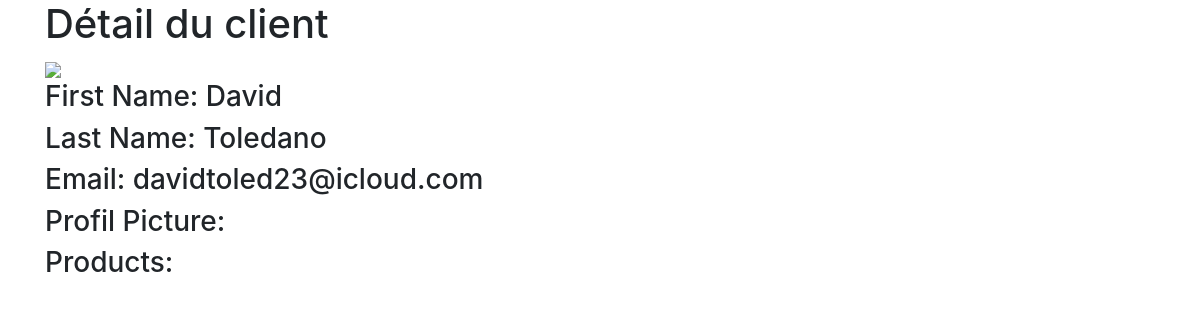
Before: /shop_app/clients/1/ with the older database file.
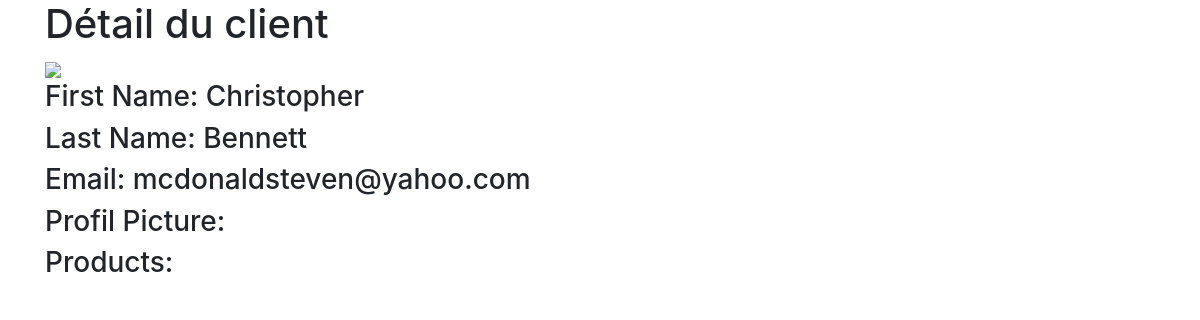
After: the same page with the newer database file.
### shop_app/models.py (models this page shows, shortened)
class Client(models.Model):
	first_name = models.CharField(max_length=264)
	last_name = models.CharField(max_length=264)
	email = models.EmailField(max_length=264)
	password = models.CharField(max_length=264)
	profil_picture = models.ImageField(default="static/images/profil_picture", upload_to='static/images/profil_pictures' )

### shop_app/views.py (the view)
# urls.py: path('clients/<int:client_id>/', views.client, name='client'),
def client(request, client_id):
	client = Client.objects.get(id=client_id)
	return render(request, 'client.html', context={ 'client': client })

### shop_app/templates/client.html (shortened to what this page needs)
<!DOCTYPE html>
{% load staticfiles %}
<html>
<head>
	<link rel="stylesheet" href="https://stackpath.bootstrapcdn.com/bootstrap/4.1.3/css/bootstrap.min.css">
</head>
<body>
	<div class="container">
	<div class="row">
		<div class="col-md-8">
  <h1>Détail du client</h1>
  <img src="http://{{ request.get_host }}/{{ client.profile_pictures }}">
  <h3>First Name: {{ client.first_name }}</h3>
  <h3>Last Name: {{ client.last_name }}</h3>
  <h3>Email: {{ client.email }}</h3>
  <h3>Profil Picture: {{ client.photo_picture }}</h3>
  <h3>Products: {{ client.products }}</h3>
</div>
</div>
</div>
</body>
</html>

Changed rows visible on the page:
changed Client: first_name "David" → "Christopher"; last_name "Toledano" → "Bennett"; email "davidtoled23@icloud.com" → "mcdonaldsteven@yahoo.com"
